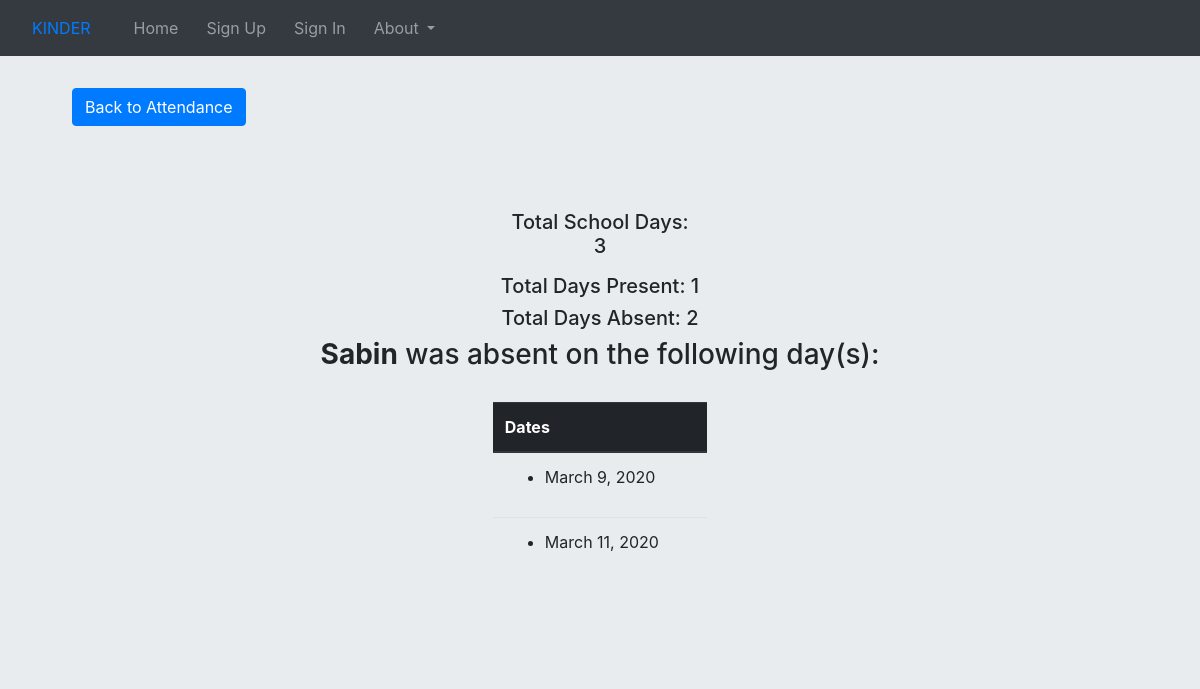
The page /home/attendance/1 on the database its author committed.
### second/models.py (models this page shows, shortened)
class Attend(models.Model):
    student=models.ForeignKey(SID, on_delete=models.CASCADE)
    @property
    def absentdayss(self):
        return self.absentday_set.count()
    @property
    def presentdayss(self):
        return self.presentday_set.count()
    @property
    def days(self):
        return self.absentday_set.all()

class SID(models.Model):
    full_name = models.CharField(max_length=30)
    roll = models.IntegerField()
    childid = models.IntegerField()
    teacher = models.ForeignKey(User, on_delete=models.CASCADE)

class Absentday(models.Model):
    name = models.ForeignKey(Attend, on_delete=models.CASCADE)
    date = models.DateField(default=timezone.now)

### second/views.py (the view)
# urls.py: path('attendance/<int:pk>', AttendanceDetailView.as_view(),
class AttendanceDetailView(DetailView):
    model = Attend
    template_name = 'attendance_detail.html'

### second/templates/attendance_detail.html (shortened to what this page needs)
{% extends "base1.html" %}
{% block base2 %}
<!DOCTYPE html>
<html lang="en">
<head>
</head>
<body style="padding-top: 58px;" class="jumbotron">
    <a class="btn btn-primary" href="{% url 'attendance' %}" style="margin-left: 40px; margin-top: 30px; margin-bottom: 20px;">Back to Attendance</a>
    <div class="jumbotron">
        <center>
        <h5>Total School Days:<p id="pd"></p></h5>
        <h5>Total Days Present: {{attend.presentdayss}}</h5>
        <h5>Total Days Absent: {{attend.absentdayss}}</h5>
        <h3><b>{{attend.student.full_name}}</b> was absent on the following day(s):</h3>
        <table class="table table-hover" style="margin-top: 30px; width: 20%">
            <thead class="thead-dark">
            <tr> <th>Dates</th></tr></thead>
            {% for d in attend.days %}
            <tr>
                <td><ul><li>{{d.date}}</li></ul></td>
            </tr>
            {% endfor %}
        </table>
        </center>
    </div>
</body>
</html>
{% endblock %}

### rows shown on the page
Attend: presentdayss "1", absentdayss "2", student.full_name "Sabin"
Absentday: date "March 9, 2020"
Absentday: date "March 11, 2020"
